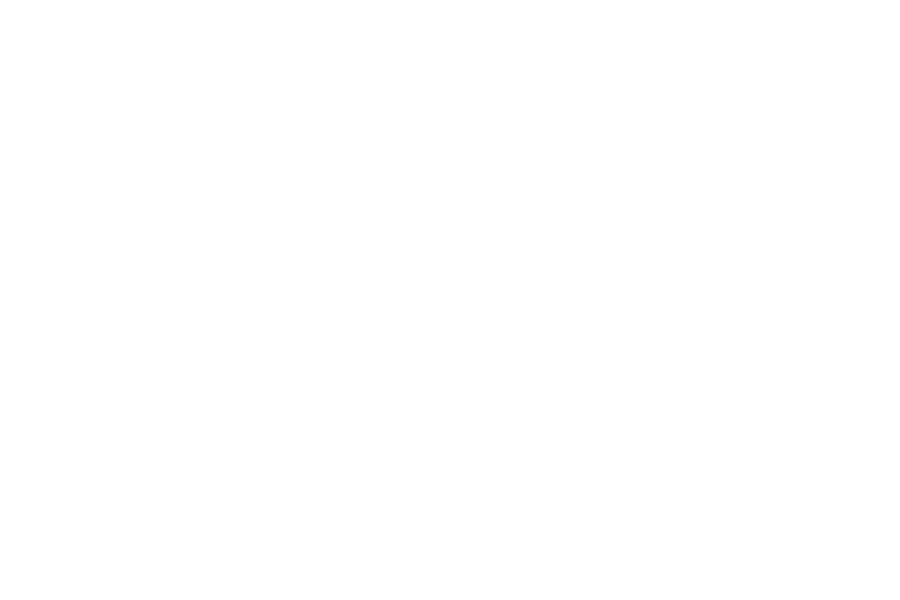
Frame 1 (no input)
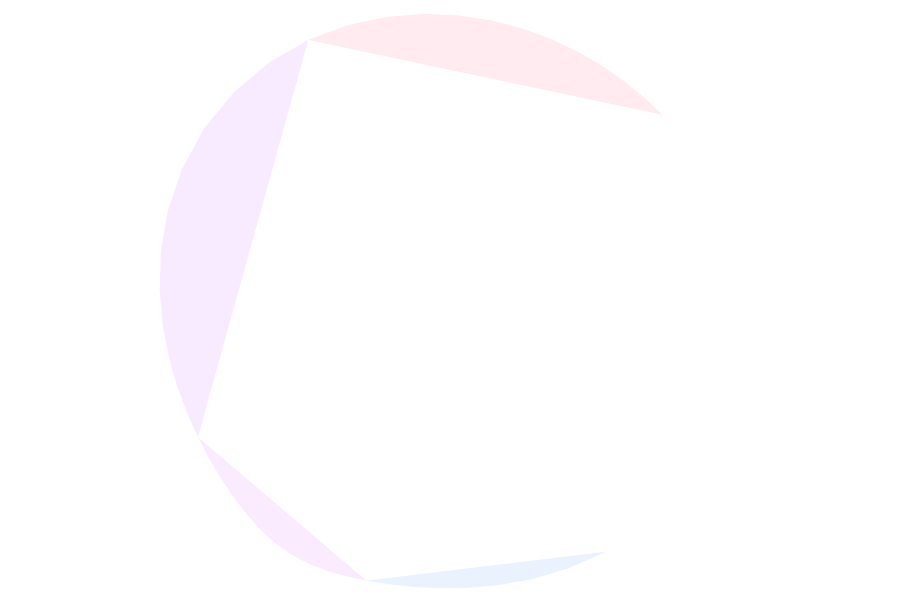
Frame 60 (the mouse pressed at the canvas centre just before this capture)
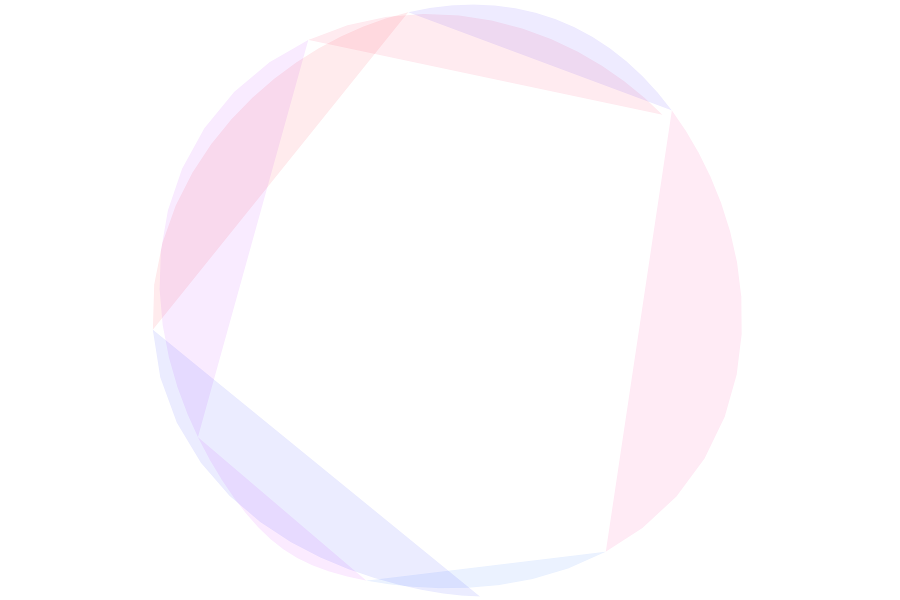
Frame 120 (the mouse held since frame 60 and released just before this capture)

The Processing sketch that drew these frames (run headless with seeded random() and noise(); from frame 60 on, the mouse is pressed at the canvas centre):

// Processing sketch: DearGen_011_Time
// ── DearGen_011_Time.pde
// Daniel Shiffman
// http://codingtra.in
// http://patreon.com/codingtrain

// Double Pendulum
// https://youtu.be/uWzPe_S-RVE

float r1 = 180;
float r2 = 300 - r1;
float m1 = 40;
float m2 = 40;
float a1 = PI/2;
float a2 = PI/2;
float a1_v = 0.1;
float a2_v = 0;


float px2 = -1;
float py2 = -1;
float cx, cy;

PGraphics canvas;

void setup() {
  size(900, 600);
  cx = width/2;
  cy = height/2;
  canvas = createGraphics(width*2, height*2);
  canvas.beginDraw();
  canvas.background(255);
  canvas.endDraw();
}

void draw() {
  surface.setTitle(String.format("frames: %d", frameCount));
  background(255);
  imageMode(CORNER);
  image(canvas, 0, 0, width, height);
  //r1 = 50 + 120 *(1 + sin(millis()/4000.));



  float num1 =  (2 * m1 + m2) * sin(a1);
  float num2 = -m2  * sin(a1-2*a2);
  float num3 = -2*sin(a1-a2)*m2;
  float num4 = a2_v*a2_v*r2+a1_v*a1_v*r1*cos(a1-a2);
  float den = r1 * (2*m1+m2-m2*cos(2*a1-2*a2));
  float a1_a = 0;// (num1 + num2 + num3*num4) / den;

  num1 = 2 * sin(a1-a2);
  num2 = (a1_v*a1_v*r1*(m1+m2));
  num3 = (m1 + m2) * cos(a1);
  num4 =  a2_v*a2_v*r2*m2*cos(a1-a2);
  den = r2 * (2*m1+m2-m2*cos(2*a1-2*a2));
  float a2_a = (num1*(num2+num3+num4)) / den;

  translate(cx, cy);
  stroke(0);
  strokeWeight(2);

  float x1 = r1 * sin(a1);
  float y1 = r1 * cos(a1);

  float x2 = x1 + r2 * sin(a2);
  float y2 = y1 + r2 * cos(a2);

/*
  line(0, 0, x1, y1);
  fill(0);
  ellipse(x1, y1, m1, m1);

  line(x1, y1, x2, y2);
  fill(0);
  ellipse(x2, y2, m2, m2);
*/
  a1_v += a1_a;
  a2_v += a2_a;
  a1 += a1_v;
  a2 += a2_v;

  canvas.beginDraw();
  canvas.colorMode(HSB, 360, 100, 100);
  //canvas.background(0, 1);
  canvas.scale(2);
  canvas.translate(cx, cy);
  // canvas.noStroke();
  canvas.noStroke();

  int n = 12 +  2*int( frameCount/50.);
  if (frameCount % (n) == 0) {
    canvas.endShape();
    canvas.beginShape();
  }
  if (frameCount > 1) {
    canvas.fill(200 + 160 * abs(sin(a1 + millis())), 100, 100, 20);
    canvas.vertex(px2, py2);
    canvas.vertex(x2 +a1_v, y2);
  }
  canvas.endDraw();


  px2 = x2;
  py2 = y2;
}
